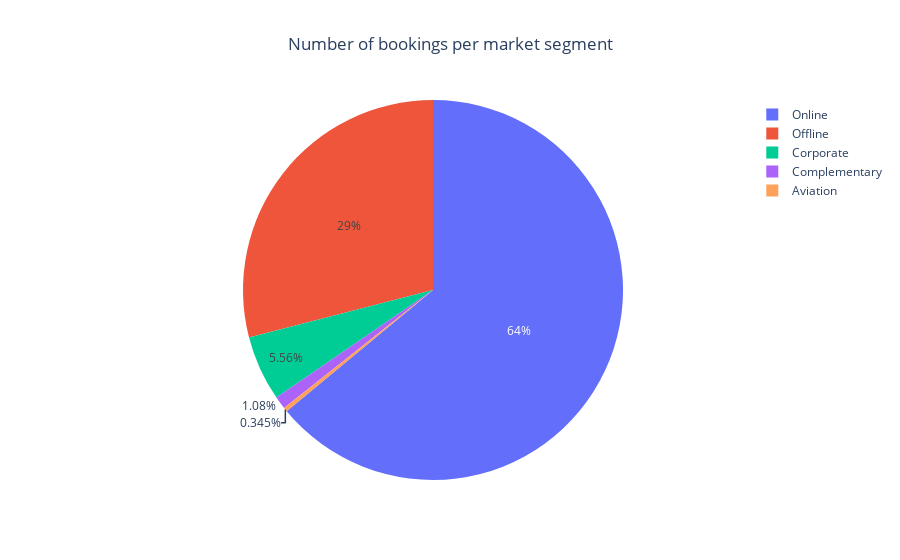

The notebook cell this image was saved under:
### Code cell
fig1=px.pie(df3,values="Booking_ID",names="market_segment_type",title="Number of bookings per market segment")
fig1.update_layout(title_x=0.5)
fig1.show()

### Figure 1 — Plotly figure (JSON) as saved in the notebook; plotly's stock layout.template omitted (floating-point values rounded to 4 significant figures)
{"data": [{"domain": {"x": [0, 1], "y": [0, 1]}, "hovertemplate": "market_segment_type=%{label}<br>Booking_ID=%{value}<extra></extra>", "labels": ["Aviation", "Complementary", "Corporate", "Offline", "Online"], "legendgroup": "", "name": "", "showlegend": true, "type": "pie", "values": [125, 391, 2017, 10528, 23214]}], "layout": {"legend": {"tracegroupgap": 0}, "title": {"text": "Number of bookings per market segment", "x": 0.5}}}
